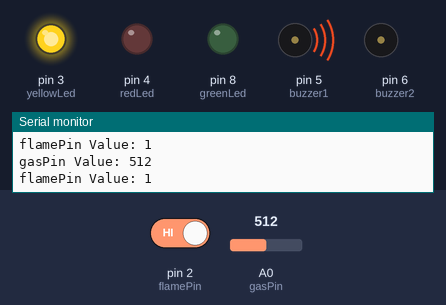
This sketch was run on a simulated Arduino Uno, built with avr-gcc and run on an emulated ATmega328P. Shown: output pins drawn as LEDs (lit = HIGH), buzzer (waves = sounding, pin HIGH), the last lines printed to the serial monitor. The inputs (shaded band) are chosen by the test bench; at power-on: A0 (gasPin) = 512, pin 2 (flamePin) HIGH.

Above: at 3.2 s.
3.3 s: A0 (gasPin) set to 412
6.2 s: A0 (gasPin) set to 393
At 8.9 s:
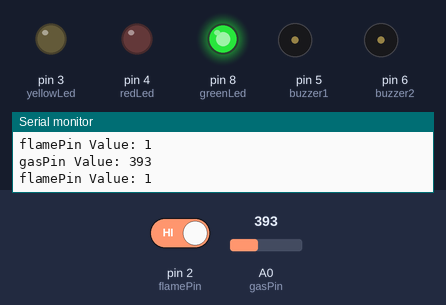
9.5 s: pin 2 (flamePin) driven LOW
At 11.3 s:
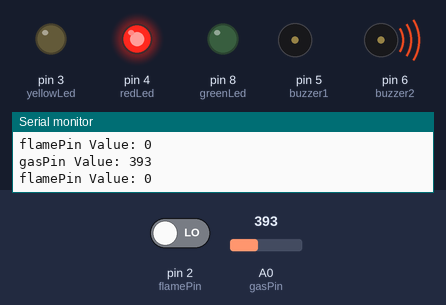
12.5 s: A0 (gasPin) set to 410
At 14.8 s:
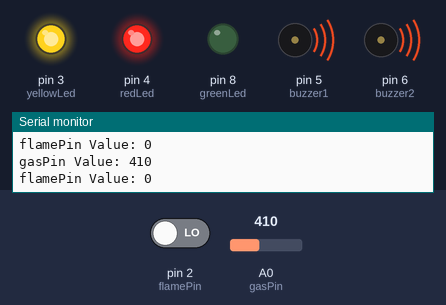
15.5 s: A0 (gasPin) set to 390
At 18.2 s:
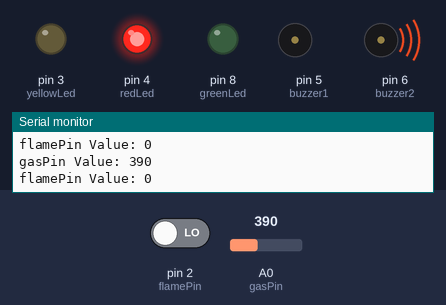
18.5 s: A0 (gasPin) set to 511
At 20.7 s:
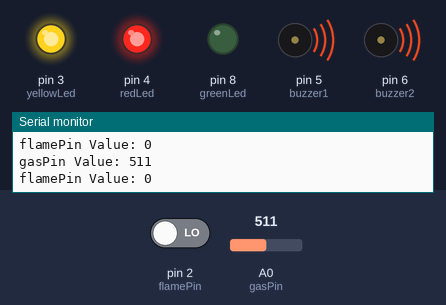
Timing chart, 0 to 22.2 s (numbered marks = the images above; inputs shaded):
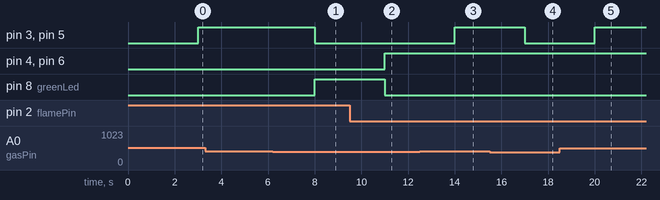

The sketch:

My_project.ino
```cpp
int yellowLed = 3;
int redLed = 4;
int greenLed = 8;
int buzzer1 = 5;
int buzzer2 = 6;
int gasPin = A0;
int flamePin = 2;

int gasSensorThres = 400;

void setup() {
  pinMode(yellowLed, OUTPUT);
  pinMode(redLed, OUTPUT);
  pinMode(greenLed, OUTPUT);
  pinMode(buzzer1, OUTPUT);
  pinMode(buzzer2, OUTPUT);
  pinMode(gasPin, INPUT);
  pinMode(flamePin, INPUT);
  Serial.begin(9600);
  delay(2000);
}

void loop() {
  int gasSensor = analogRead(gasPin);
  int flameSensor = digitalRead(flamePin);

  Serial.print("gasPin Value: ");
  Serial.println(gasSensor);
  Serial.print("flamePin Value: ");
  Serial.println(flameSensor);
  delay(1000);

  if (gasSensor > gasSensorThres  && flameSensor==LOW){
   digitalWrite(yellowLed, HIGH);
    digitalWrite(buzzer1, HIGH);
    digitalWrite(redLed, HIGH);
    digitalWrite(buzzer2, HIGH);
    digitalWrite(greenLed, LOW);
  }
   else if (gasSensor > gasSensorThres)
  {
    digitalWrite(yellowLed, HIGH);
    digitalWrite(buzzer1, HIGH);
    digitalWrite(redLed, LOW);
    digitalWrite(buzzer2, LOW);
    digitalWrite(greenLed, LOW);
  }
  else if (flameSensor==LOW){ // HIGH MEANS NO FLAME
    digitalWrite(yellowLed, LOW);
    digitalWrite(buzzer1, LOW);
    digitalWrite(redLed, HIGH);
    digitalWrite(buzzer2, HIGH);
    digitalWrite(greenLed, LOW);
    }

  else
  {
    digitalWrite(yellowLed, LOW);
    digitalWrite(redLed, LOW);
    digitalWrite(buzzer1, LOW);
    digitalWrite(buzzer2, LOW);
    digitalWrite(greenLed, HIGH);
  }
}
```

Measured:
- the behaviour switches between 401 and 400 on A0 (gasPin) (found by bisection; images 0 and 1)
- after the input at 6.2 s, pin 3 (yellowLed), pin 5 (buzzer1): HIGH → LOW after 1.8 s; pin 8 (greenLed): LOW → HIGH after 1.8 s
- after the input at 9.5 s, pin 4 (redLed), pin 6 (buzzer2): LOW → HIGH after 1.5 s; pin 8 (greenLed): HIGH → LOW after 1.5 s
- after the input at 12.5 s, pin 3 (yellowLed), pin 5 (buzzer1): LOW → HIGH after 1.5 s
- after the input at 15.5 s, pin 3 (yellowLed), pin 5 (buzzer1): HIGH → LOW after 1.5 s
- after the input at 18.5 s, pin 3 (yellowLed), pin 5 (buzzer1): LOW → HIGH after 1.5 s
